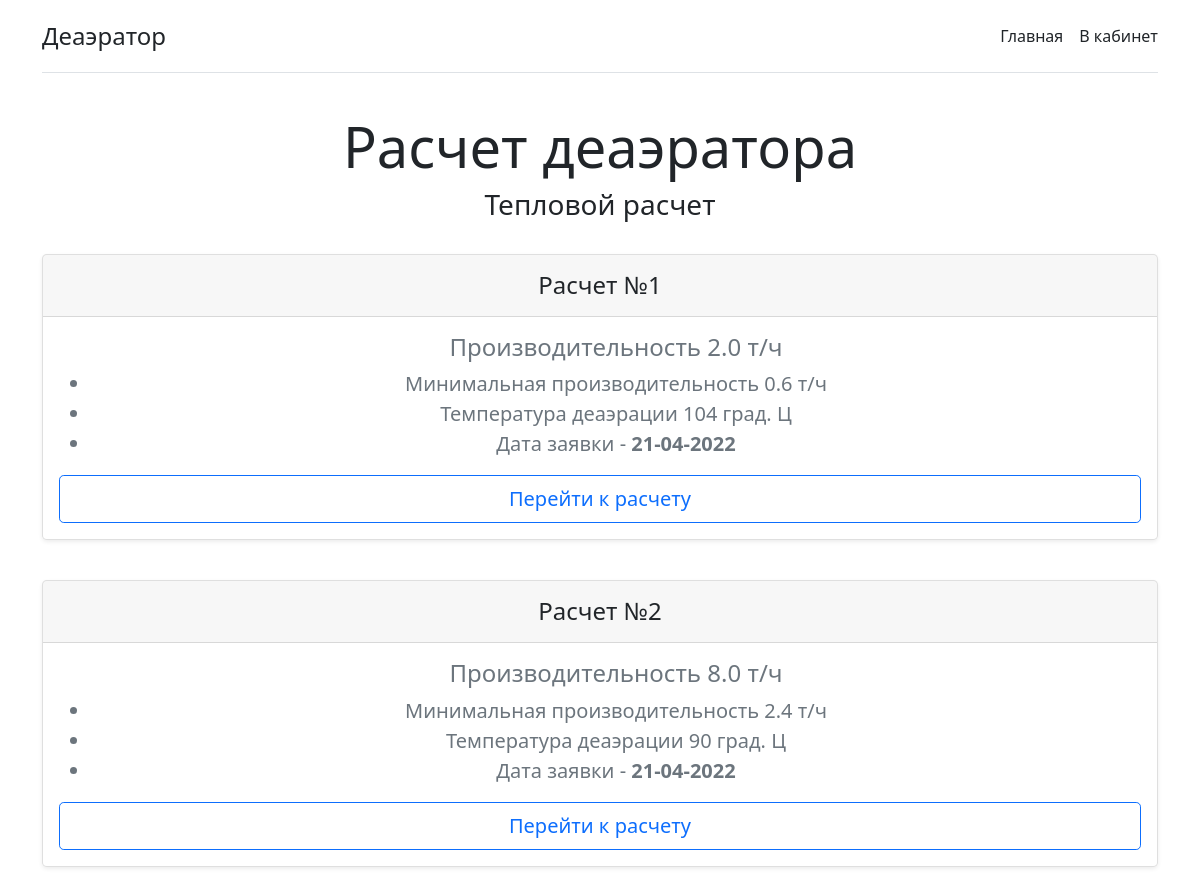
The page / on the database its author committed.
### initial_data/models.py (models this page shows, shortened)
class InitialData(models.Model):
    productivity_max = models.DecimalField(
        verbose_name='Необходимая номинальная производительность',
        default=2.0,
        max_digits=5,
        decimal_places=1
    )
    productivity_min = models.DecimalField(
        verbose_name='Минимальная производительность',
        default=0.6,
        max_digits=5,
        decimal_places=1
    )
    water_temperature = models.PositiveIntegerField(
        verbose_name='Температура деаэрации',
        default=70
    )
    steam_pressure = models.DecimalField(
        verbose_name='Давление пара на деаэрацию в МПа',
        default=0.4,
        max_digits=4,
        decimal_places=2
    )
    time_water_reserve = models.DecimalField(
        verbose_name='Время запаса воды на период остановки подпитки, ч',
        default=1,
        max_digits=3,
        decimal_places=1
    )
    second_steam_flow = models.DecimalField(
        verbose_name='Расход пара вторничного вскипания на деаэратор, т/ч',
        default=0,
        max_digits=5,
        decimal_places=1
    )
    second_steam_pressure = models.DecimalField(
        verbose_name='Давление пара вторничного вскипания, МПа',
        default=0,
        max_digits=4,
        decimal_places=2
    )
    condensate_flow = models.DecimalField(
        verbose_name='Расход конденсата на деаэратор, т/ч',
        default=0,
        max_digits=5,
        decimal_places=1
    )
    condensate_temp = models.DecimalField(
        verbose_name='Температура конденсата, град. Цельсия',
        default=0,
        max_digits=5,
        decimal_places=1
    )
    date = models.DateField(verbose_name='Дата заполнения', auto_now=True)
    notes = models.CharField(
        max_length=255,
        verbose_name='Примечания',
        blank=True,
        null=True
    )
    class Meta:
        ordering = ('date', 'id',)
        verbose_name = 'Исходные данные к проекту'
        verbose_name_plural = 'Исходные данные к проекту'

### initial_data/views.py (the view)
# urls.py: path('', views.index, name='home')
def index(request):
    all_objects = InitialData.objects.order_by('date')
    return render(request, 'initial_data/index.html', {
        'title': 'Тепловой расчет деаэратора',
        'all_objects': all_objects
    })

### initial_data/templates/initial_data/index.html (shortened to what this page needs)
{% extends 'initial_data/base.html' %}
{% block content %}
    <div class="container py-3">
        <header>
            <div class="d-flex flex-column flex-md-row align-items-center pb-3 mb-4 border-bottom">
                <a href="/" class="d-flex align-items-center text-dark text-decoration-none">
                    <span class="fs-4">Деаэратор</span>
                </a>
            <nav class="d-inline-flex mt-2 mt-md-0 ms-md-auto">
                <a class="me-3 py-2 text-dark text-decoration-none" href="{% url 'home' %}">Главная</a>
                <a class="py-2 text-dark text-decoration-none" href="#">В кабинет</a>
            </nav>
            </div>
            <div class="pricing-header p-3 pb-md-4 mx-auto text-center">
                <h1 class="display-4 fw-normal">Расчет деаэратора</h1>
                <h3 class="display-8 fw-normal">Тепловой расчет</h3>
            </div>
            {% if all_objects %}
                {% for el in all_objects %}
                <div class="row row-cols-1 mb-3 text-center">
                    <div class="col">
                        <div class="card mb-4 rounded-3 shadow-sm">
                            <div class="card-header py-3">
                                <h4 class="my-0 fw-normal">Расчет №{{ el.id }}</h4>
                            </div>
                            <div class="card-body">
                                <ul class="fs-5 text-muted"><h4>Производительность {{ el.productivity_max }} т/ч</h4>
                                    <li>Минимальная производительность {{ el.productivity_min }} т/ч</li>
                                    <li>Температура деаэрации {{ el.water_temperature }} град. Ц</li>
                                    <li>Дата заявки - <b>{{ el.date|date:"d-m-Y" }}</b></li>
                                </ul>
                                <button type="button" class="w-100 btn btn-lg btn-outline-primary">Перейти к расчету</button>
                            </div>
                        </div>
                    </div>
                </div>
                {% endfor %}
            {% else %}<h3>Информация отсустствует</h3>{% endif %}
        </header>
    </div>
{% endblock %}

### rows shown on the page
InitialData: id "1", productivity_max "2.0", productivity_min "0.6", water_temperature "104", date "21-04-2022"
InitialData: id "2", productivity_max "8.0", productivity_min "2.4", water_temperature "90", date "21-04-2022"
